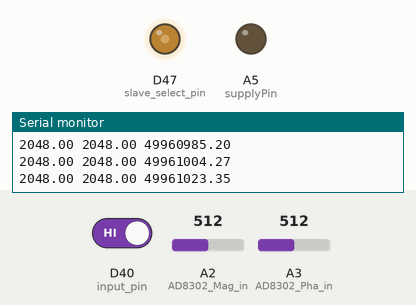
A sketch run on a simulated Arduino Due. Shown: output pins drawn as LEDs (lit = HIGH), the last lines printed to the serial monitor. The test bench sets the inputs (shaded band); at power-on: D40 (input_pin) HIGH, A2 (AD8302_Mag_in) = 512, A3 (AD8302_Pha_in) = 512 (analog values on the 0–1023 scale).

Above: at 1.28 s.
1.3 s: D40 (input_pin) driven LOW
At 2.4 s:
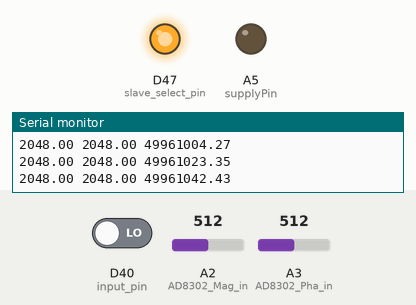
2.8 s: D40 (input_pin) driven HIGH
5.8 s: A2 (AD8302_Mag_in) set to 122
8.8 s: A3 (AD8302_Pha_in) set to 122
11.8 s: A2 (AD8302_Mag_in) set to 0
14.8 s: A3 (AD8302_Pha_in) set to 14
Timing chart, 0 to 18.8 s (numbered marks = the images above; inputs shaded):
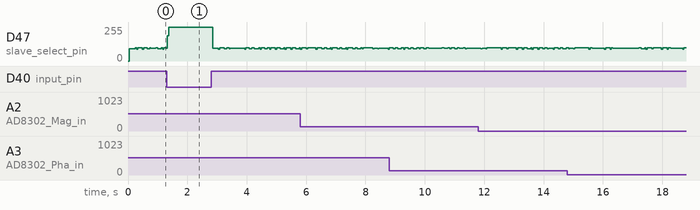

The sketch:

NormalSweep.ino
```cpp
#include <SPI.h>
#include <vector>
#include <ArduinoSTL.h>
#include <cmath>
//  SQ3SWF 2019

#define SHL(x,y) ((uint32_t)1<<y)*x

#define REF_CLK 25000000
uint8_t slave_select_pin = 47;

int input_pin = 40;
int AD8302_Mag_in = A2 ;   //  Variable to select appropriate channel of ADC corresponding to A2
int AD8302_Pha_in = A3  ;  //  Variable to select appropriate channel of ADC corresponding to A3
int val0=0;
int val1=0;
int val2=0;
int i=5;
unsigned long time_now=0;
unsigned long time_now2=0;
unsigned long a=0;
unsigned long long frequency = 50000000;
const int supplyPin = A5;

// Register 0:
uint16_t INT=0;
uint16_t FRAC=0;

// Register 1:
uint8_t phase_adj=0;
uint8_t prescaler = 0;
uint16_t phase = 1;
uint16_t MOD = 4095;

// Register 2:
uint8_t low_noise_spur=3;
uint8_t muxout=6;
uint8_t ref_doubler=1;
uint8_t rdiv2 = 0;
uint16_t r_counter = 10;
uint8_t dbl_buf;
uint8_t charge_pump_current = 0b111;
uint8_t ldf=1; uint8_t ldp=0;
uint8_t pd_polarity = 1;
uint8_t powerdown;
uint8_t cp_three_state;
uint8_t counter_reset;

// Register 3:
uint8_t band_mode_clksel=1;
uint8_t abp;
uint8_t chg_cancel=0;
uint8_t csr=0;
uint8_t clkdiv_mode=0;
uint16_t clock_divider = 150;

// Register 4:
uint8_t feedback_sel =1;
uint8_t rf_div_sel = 6;   // 0 = /1, 1=/2, 2=/4 ...
uint8_t band_select_clkdiv = 50;
uint8_t vco_pwrdown = 0;
uint8_t mtld = 1;
uint8_t aux_outsel = 0;
uint8_t aux_outena;
uint8_t aux_pwr;
uint8_t rf_ena =1 ; // 0 - output disabled
uint8_t out_pwr = 3; // 0 - min, 3 - max

// Register 5:
uint8_t ld_pinmode = 1;
uint32_t reg[6] = {0,0,0,0,0,0};
uint32_t pfd_freq = (REF_CLK*(1.0+ref_doubler))/(r_counter*((1.0+rdiv2)));

//For Median Function
const int datasize = 11;
std::vector<double> Mag(datasize,0);
std::vector<double> Pha(datasize,0);

void prepare_registers() { //This function is prepared according to ADF4351 Datasheet

reg[0] = SHL(INT, 15) | SHL(FRAC, 3) | 0b000;
reg[1] = SHL(phase_adj, 28)  | SHL(prescaler, 27)  | SHL(phase, 15)  | SHL(MOD, 3) | 0b001;
reg[2] = SHL(low_noise_spur, 29) | SHL(muxout, 26) | SHL(ref_doubler, 25) | SHL(rdiv2, 24) | SHL(r_counter, 14) \
          | SHL(dbl_buf, 13) | SHL(charge_pump_current, 9) | SHL(ldf, 8) | SHL(ldp, 7) | SHL(pd_polarity, 6) \
          | SHL(powerdown, 5) | SHL(cp_three_state, 4) | SHL(counter_reset, 3) | 0b010;
reg[3] = SHL(band_mode_clksel, 23) | SHL(abp, 22) | SHL(chg_cancel, 21) | SHL(csr, 18) | SHL(clkdiv_mode, 15) \
          | SHL(clock_divider, 3) | 0b011;
reg[4] = SHL(feedback_sel, 23) | SHL(rf_div_sel, 20) | SHL(band_select_clkdiv, 12) | SHL(vco_pwrdown, 9) \
          | SHL(mtld, 10) | SHL(aux_outsel, 9) | SHL(aux_outena, 8) | SHL(aux_pwr, 6) | SHL(rf_ena, 5) | SHL(out_pwr, 3) | 0b100;
reg[5] = SHL(ld_pinmode, 22) | SHL(0b11, 19) | 0b101;
}

void setFrequency(unsigned long long freq) { //This function calculates INT and FRAC values for their corresponding Frequency value.
  int remainder;
  unsigned long long frequency1 = freq;

  INT = ((frequency1 * (1 << rf_div_sel)) / pfd_freq);
  remainder = (frequency1 * (1 << rf_div_sel)) % pfd_freq;
  FRAC = static_cast<int>(round((double(remainder)*double(MOD)) / double(pfd_freq)));

  digitalWrite(slave_select_pin, LOW);
  delay(1);
  prepare_registers();
  updateAllRegisters();
  delay(1);
  digitalWrite(slave_select_pin, HIGH);
}

void Sweep() { //This function is a fast sweep method algorithm
    unsigned long long low = 49960000;
    unsigned long long high = 50080000;
    int current = low;
    const int incr = 19; //Minimum 19 Hz
    Mag.clear();
    Pha.clear();

    while (current < high) {  //check if sweep is still not over
        setFrequency(current);
        double freq1 = (double (INT) + (double(FRAC) /double(MOD)))*double(pfd_freq)/double(1<<rf_div_sel);
     while (digitalRead(input_pin)!=HIGH){ // wait for LOCK DETECT

            delayMicroseconds(1);
        }

        // READ AD8302
        for (int i = 0; i < 7; i++) {
            val1 = analogRead(AD8302_Mag_in);
            val2 = analogRead(AD8302_Pha_in);
            Mag.push_back(val1);
            Pha.push_back(val2);
            delayMicroseconds(100);
        }

        SerialUSB.println(String(Median(Mag))+" " + String(Median(Pha))+ " " + String(freq1));

        Mag.clear();
        Pha.clear();

        current+=incr;
    }
}

double Median(std::vector<double> v) {
    int n = datasize;
    std::sort(v.begin(), v.end());
    return (double)v[n / 2];
}

void sendRegisterToAdf(uint16_t reg_id) {

  digitalWrite(slave_select_pin, LOW);
  delay(1);
  SPI.transfer((uint8_t)(reg[reg_id] >> 24));
  SPI.transfer((uint8_t)(reg[reg_id] >> 16));
  SPI.transfer((uint8_t)(reg[reg_id] >> 8));
  SPI.transfer((uint8_t)(reg[reg_id]));

  digitalWrite(slave_select_pin, HIGH);
  delay(1);
  digitalWrite(slave_select_pin, LOW);
  delay(1);
}

void updateAllRegisters() {
  for(int i=5; i>=0; i--) {
    sendRegisterToAdf(i);
  }
}

void setup() {
  pinMode (supplyPin, OUTPUT);
  pinMode (input_pin,INPUT);
  pinMode (slave_select_pin, OUTPUT);
  digitalWrite(slave_select_pin, LOW);

  SPI.setDataMode(SPI_MODE0);
  SPI.setBitOrder(MSBFIRST);
  SPI.setClockDivider(SPI_CLOCK_DIV128);
  SPI.begin();

  Serial.begin(115200);

  delayMicroseconds(1);

  if(frequency >= 2200000000) rf_div_sel = 0;
  if(frequency < 2200000000) rf_div_sel = 1;
  if(frequency < 1100000000) rf_div_sel = 2;
  if(frequency < 550000000) rf_div_sel = 3;
  if(frequency < 275000000) rf_div_sel = 4;
  if(frequency < 137500000) rf_div_sel = 5;
  if(frequency < 68750000) rf_div_sel = 6;
  INT = ((frequency*(1<<rf_div_sel))/pfd_freq);

  prepare_registers();
  updateAllRegisters();
  analogReadResolution(12);
}
;

void loop() {
  Sweep();

}
```
